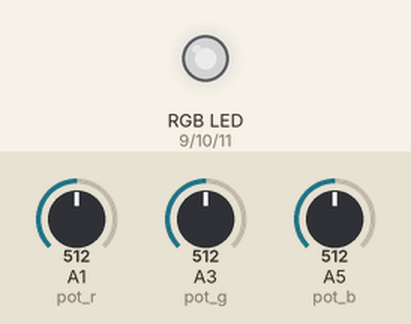
A sketch run on a simulated Arduino Uno, built with avr-gcc and run on an emulated ATmega328P. Shown: an RGB LED mixed from three pins (HIGH = lit). The inputs (shaded band) are chosen by the test bench; at power-on: A1 (pot_r) = 512, A3 (pot_g) = 512, A5 (pot_b) = 512. Dim RGB values are drawn brighter than linear.

Above: at 1.2 s.
1.3 s: A1 (pot_r) set to 716
At 2.2 s:
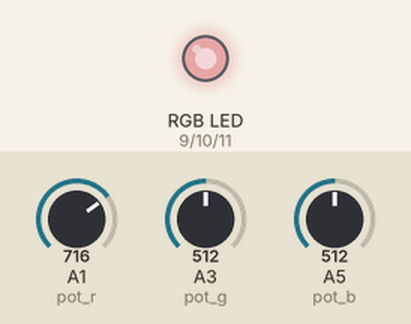
2.8 s: A3 (pot_g) set to 716
At 3.3 s:
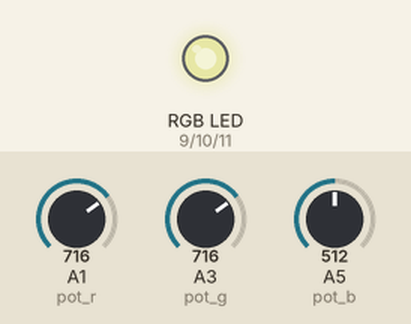
4.3 s: A5 (pot_b) set to 716
At 5.5 s:
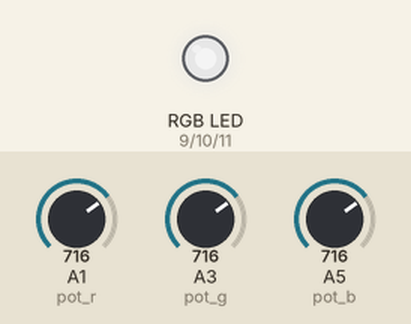
5.8 s: A1 (pot_r) set to 900
At 6.8 s:
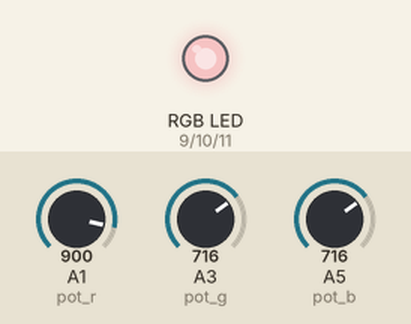
7.3 s: A3 (pot_g) set to 900
At 7.9 s:
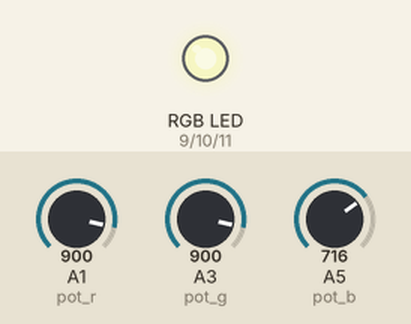
8.8 s: A5 (pot_b) set to 900
At 9.1 s:
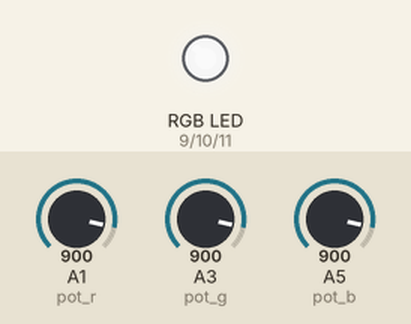
Timing chart, 0 to 11.3 s (numbered marks = the images above; inputs shaded):
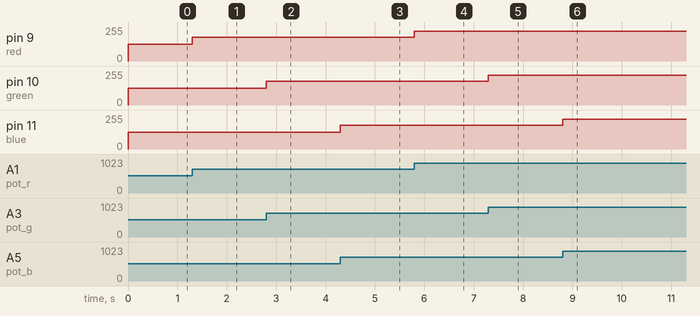

The sketch:

potentiometer_RGB.ino
```cpp
#define red 9
#define green 10
#define blue 11
#define pot_r A1
#define pot_g A3
#define pot_b A5


void setup() {
  pinMode(red, OUTPUT);
  pinMode(green, OUTPUT);
  pinMode(blue, OUTPUT);
}


void loop() {

  int potdegree_r = analogRead(pot_r);
  int potdegree_g = analogRead(pot_g);
  int potdegree_b = analogRead(pot_b);

  int potR = map(potdegree_r, 0,1023,0,255);
  int potG = map(potdegree_g, 0,1023,0,255);
  int potB = map(potdegree_b, 0,1023,0,255);

  analogWrite(red, potR);
  analogWrite(green, potG);
  analogWrite(blue, potB);

}
```

Measured:
- after the input at 1.3 s, pin 9 (red): 127/255 → 178/255 at once
- after the input at 2.8 s, pin 10 (green): 127/255 → 178/255 at once
- after the input at 4.3 s, pin 11 (blue): 127/255 → 178/255 at once
- after the input at 5.8 s, pin 9 (red): 178/255 → 224/255 at once
- after the input at 7.3 s, pin 10 (green): 178/255 → 224/255 at once
- after the input at 8.8 s, pin 11 (blue): 178/255 → 224/255 at once
